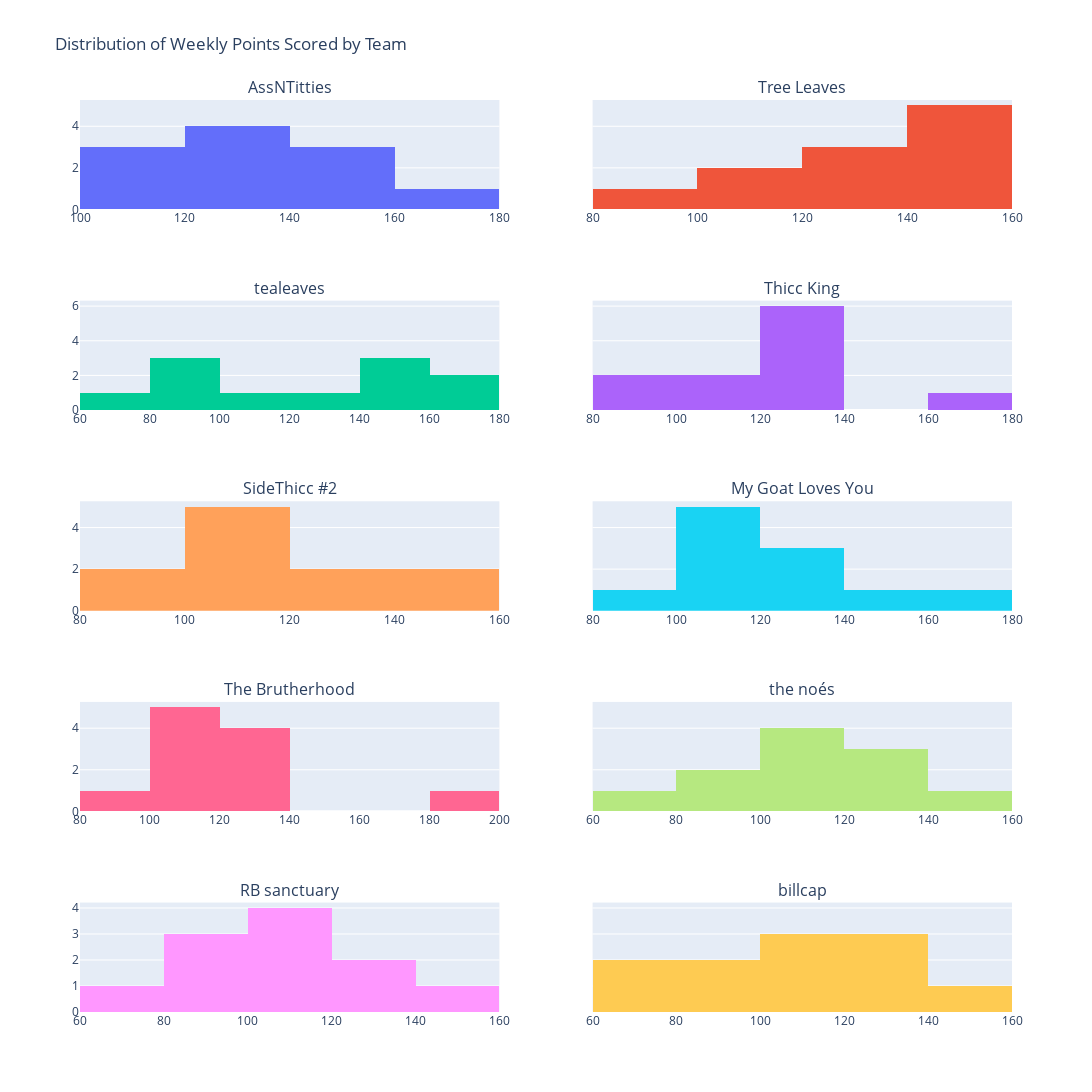

Notebook code cell kept with this figure:
### Markdown cell above
## Observing the Distribution of Points Scored

Let's first try to figure out how point scoring is distributed in the league and by teams. This will inform which probability distribution we use to predict team scoring figures in the future. We can plot points both for the league as a whole and on a team by team basis.

### Code cell
fig = make_subplots(rows=5, cols=2, shared_yaxes=True,
                    subplot_titles=LEAGUE.get_names_for_plotting())

teams = [team for team in LEAGUE.standings]
for i in range(5):
    for j in range(1, 3):
        current = teams[(i+i+j)-1]

        fig.add_trace(
            go.Histogram(x=current.points_scored(), nbinsx=5),
            i+1, j
        )

fig.update_layout(title="Distribution of Weekly Points Scored by Team",
                  showlegend=False,
                  height=2000, width=1500
                  )

fig.show()

### Figure 1 — Plotly figure (JSON) as saved in the notebook; plotly's stock layout.template omitted (floating-point values rounded to 4 significant figures)
{"data": [{"nbinsx": 5, "type": "histogram", "x": [126.4, 166.7, 152.1, 138.7, 119.6, 151, 140.8, 100.6, 121.9, 109.3, 133.8], "xaxis": "x", "yaxis": "y"}, {"nbinsx": 5, "type": "histogram", "x": [83.02, 131.8, 150.2, 125.0, 154.3, 117.4, 141.4, 117.0, 152.1, 122.9, 150.9], "xaxis": "x2", "yaxis": "y2"}, {"nbinsx": 5, "type": "histogram", "x": [170.4, 94.42, 81.5, 159.1, 165.3, 157.1, 92.54, 115.6, 76.64, 125.8, 155.1], "xaxis": "x3", "yaxis": "y3"}, {"nbinsx": 5, "type": "histogram", "x": [127.1, 138.7, 133.2, 117.4, 128.2, 163.2, 124.6, 118.8, 121.6, 84.44, 93.28], "xaxis": "x4", "yaxis": "y4"}, {"nbinsx": 5, "type": "histogram", "x": [84.62, 131.7, 118.4, 117.6, 159.3, 137.6, 106.1, 115.9, 97.92, 107.1, 149.7], "xaxis": "x5", "yaxis": "y5"}, {"nbinsx": 5, "type": "histogram", "x": [171.9, 127.6, 108.5, 109.8, 113.5, 141.5, 135.9, 134.1, 89.96, 116.2, 112.9], "xaxis": "x6", "yaxis": "y6"}, {"nbinsx": 5, "type": "histogram", "x": [116.1, 129.2, 109.7, 108.4, 180.8, 131.5, 107.9, 82.56, 102.4, 123.9, 120.2], "xaxis": "x7", "yaxis": "y7"}, {"nbinsx": 5, "type": "histogram", "x": [105.1, 120.3, 140.5, 123.3, 114.3, 126.6, 119.0, 108.0, 92.4, 97.1, 75], "xaxis": "x8", "yaxis": "y8"}, {"nbinsx": 5, "type": "histogram", "x": [113.4, 97.48, 84.62, 138.0, 112.3, 76.4, 110.0, 119.4, 94.88, 122.7, 146.3], "xaxis": "x9", "yaxis": "y9"}, {"nbinsx": 5, "type": "histogram", "x": [126.5, 108.6, 112.3, 118.1, 133.5, 131.4, 155.5, 92.58, 89.34, 78.02, 63.88], "xaxis": "x10", "yaxis": "y10"}], "layout": {"annotations": [{"font": {"size": 16}, "showarrow": false, "text": "AssNTitties", "x": 0.225, "xanchor": "center", "xref": "paper", "y": 1, "yanchor": "bottom", "yref": "paper"}, {"font": {"size": 16}, "showarrow": false, "text": "Tree Leaves", "x": 0.775, "xanchor": "center", "xref": "paper", "y": 1, "yanchor": "bottom", "yref": "paper"}, {"font": {"size": 16}, "showarrow": false, "text": "tealeaves", "x": 0.225, "xanchor": "center", "xref": "paper", "y": 0.78, "yanchor": "bottom", "yref": "paper"}, {"font": {"size": 16}, "showarrow": false, "text": "Thicc King", "x": 0.775, "xanchor": "center", "xref": "paper", "y": 0.78, "yanchor": "bottom", "yref": "paper"}, {"font": {"size": 16}, "showarrow": false, "text": "SideThicc #2", "x": 0.225, "xanchor": "center", "xref": "paper", "y": 0.56, "yanchor": "bottom", "yref": "paper"}, {"font": {"size": 16}, "showarrow": false, "text": "My Goat Loves You", "x": 0.775, "xanchor": "center", "xref": "paper", "y": 0.56, "yanchor": "bottom", "yref": "paper"}, {"font": {"size": 16}, "showarrow": false, "text": "The Brutherhood", "x": 0.225, "xanchor": "center", "xref": "paper", "y": 0.34, "yanchor": "bottom", "yref": "paper"}, {"font": {"size": 16}, "showarrow": false, "text": "the noés", "x": 0.775, "xanchor": "center", "xref": "paper", "y": 0.34, "yanchor": "bottom", "yref": "paper"}, {"font": {"size": 16}, "showarrow": false, "text": "RB sanctuary", "x": 0.225, "xanchor": "center", "xref": "paper", "y": 0.12, "yanchor": "bottom", "yref": "paper"}, {"font": {"size": 16}, "showarrow": false, "text": "billcap", "x": 0.775, "xanchor": "center", "xref": "paper", "y": 0.12, "yanchor": "bottom", "yref": "paper"}], "height": 2000, "showlegend": false, "title": {"text": "Distribution of Weekly Points Scored by Team"}, "width": 1500, "xaxis": {"anchor": "y", "domain": [0, 0.45]}, "xaxis10": {"anchor": "y10", "domain": [0.55, 1]}, "xaxis2": {"anchor": "y2", "domain": [0.55, 1]}, "xaxis3": {"anchor": "y3", "domain": [0, 0.45]}, "xaxis4": {"anchor": "y4", "domain": [0.55, 1]}, "xaxis5": {"anchor": "y5", "domain": [0, 0.45]}, "xaxis6": {"anchor": "y6", "domain": [0.55, 1]}, "xaxis7": {"anchor": "y7", "domain": [0, 0.45]}, "xaxis8": {"anchor": "y8", "domain": [0.55, 1]}, "xaxis9": {"anchor": "y9", "domain": [0, 0.45]}, "yaxis": {"anchor": "x", "domain": [0.88, 1]}, "yaxis10": {"anchor": "x10", "domain": [0, 0.12], "matches": "y9", "showticklabels": false}, "yaxis2": {"anchor": "x2", "domain": [0.88, 1], "matches": "y", "showticklabels": false}, "yaxis3": {"anchor": "x3", "domain": [0.66, 0.78]}, "yaxis4": {"anchor": "x4", "domain": [0.66, 0.78], "matches": "y3", "showticklabels": false}, "yaxis5": {"anchor": "x5", "domain": [0.44, 0.56]}, "yaxis6": {"anchor": "x6", "domain": [0.44, 0.56], "matches": "y5", "showticklabels": false}, "yaxis7": {"anchor": "x7", "domain": [0.22, 0.34]}, "yaxis8": {"anchor": "x8", "domain": [0.22, 0.34], "matches": "y7", "showticklabels": false}, "yaxis9": {"anchor": "x9", "domain": [0, 0.12]}}}
